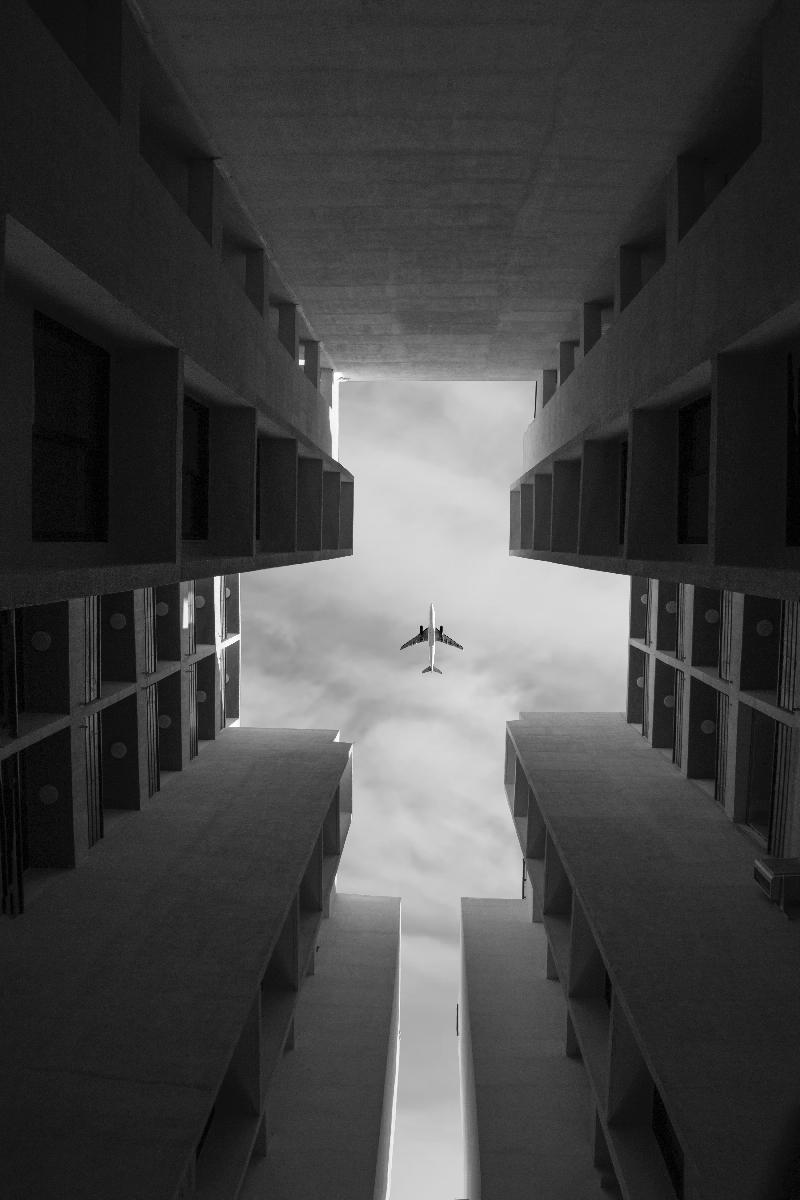
#> input picture airplane.jpg, 800 x 1200 px
$ jupyter execute 'V19 - Fourier Filters.ipynb'   (shell and % lines are left out)
#> lines starting #> are read from the running program, lines starting #| are printed output that depends on the picture; after the words box and inside, x2 and y2 are one past the last pixel; in counts of white or black regions, pixels touching at a corner belong together
[cell 1]
import numpy as np
from matplotlib import pyplot as plt
from skimage.io import imread,imshow,imsave

[cell 2]
from numpy.fft import fft,ifft,fft2,ifft2,fftshift,ifftshift

def fourier2(im):
    return fftshift(fft2(im))

def ifourier2(f):
    return ifft2(ifftshift(f)).real

def fourier(s):
    return fftshift(fft(s))

def ifourier(f):
    return ifft(ifftshift(f)).real

def ampl(f):
    return np.sqrt(f.real**2 + f.imag**2)

def phase(f):
    return np.arctan2(f.imag, f.real)

[cell 3]
im = imread('airplane.jpg')
#> im is the input picture: shape (1200, 800); min 0, max 255, mean 68.1

f = fourier2(im)
a = ampl(f)
p = phase(f)
#> in phase, `return np.arctan2(f.imag, f.real)`:
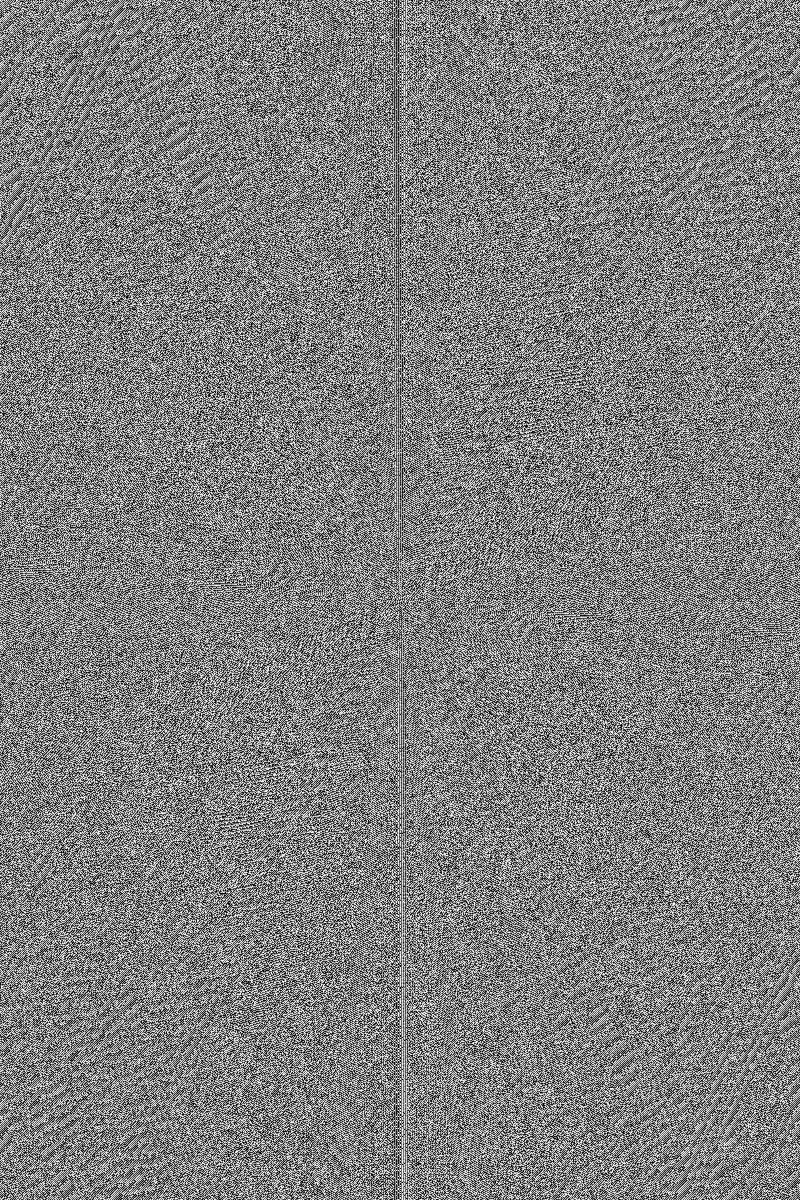
#> returned value: shape (1200, 800) float64; min -3.14, max 3.14, mean 3.27e-06; drawn with min black and max white
plt.figure()
plt.subplot(1,3,1)
plt.imshow(im, cmap=plt.cm.gray, vmin=0, vmax=255, interpolation='none')
plt.title('Original')
plt.axis('off')
plt.subplot(1,3,2)
plt.imshow(np.log(ampl(f)), interpolation='none', cmap='viridis')
plt.title('Fourier amplitude')
plt.axis('off')
plt.subplot(1,3,3)
plt.imshow(p, interpolation='none', cmap='viridis')
plt.title('Phase')
plt.axis('off')
plt.show()
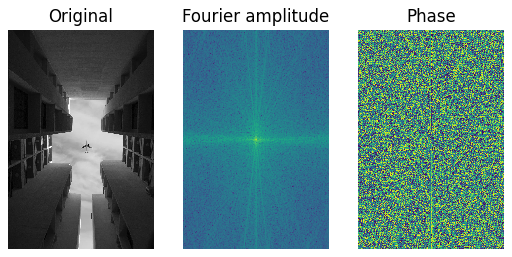
#> figure drawn by matplotlib, 3 panels

[cell 4]
from skimage.morphology import disk
from skimage.filters import gaussian

# Fourier mask
dsize = 30
mask = np.ones(im.shape)
#mask[mask.shape[0]//2-dsize:mask.shape[0]//2+dsize+1,mask.shape[1]//2-dsize:mask.shape[1]//2+dsize+1] = 1-disk(dsize)
mask[400:450,250:300] *= 100
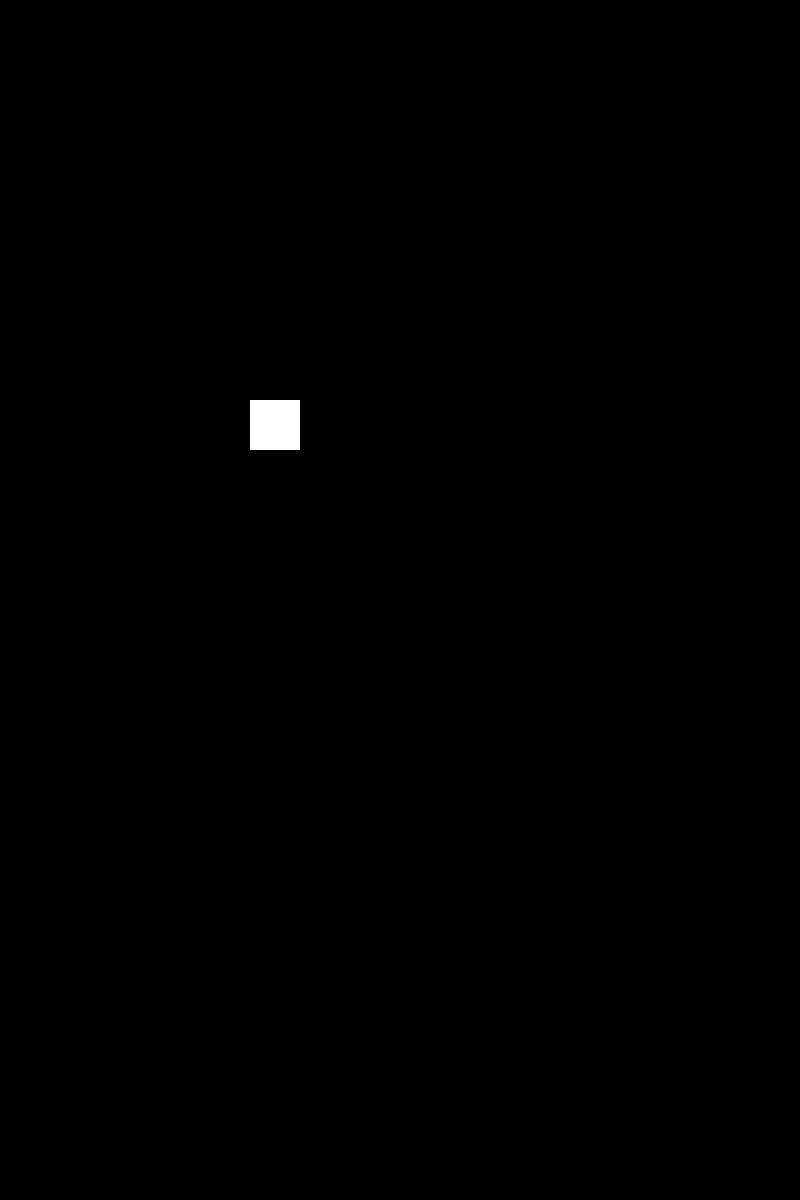
#> mask: shape (1200, 800) float64; values 1 (black) and 100 (white), 0.26% white; 1 white region, box (x1, y1, x2, y2) and area: (250, 400, 300, 450) 2500
f2 = f*mask

r = ifourier2(f2)
#> in ifourier2, `return ifft2(ifftshift(f)).real`:
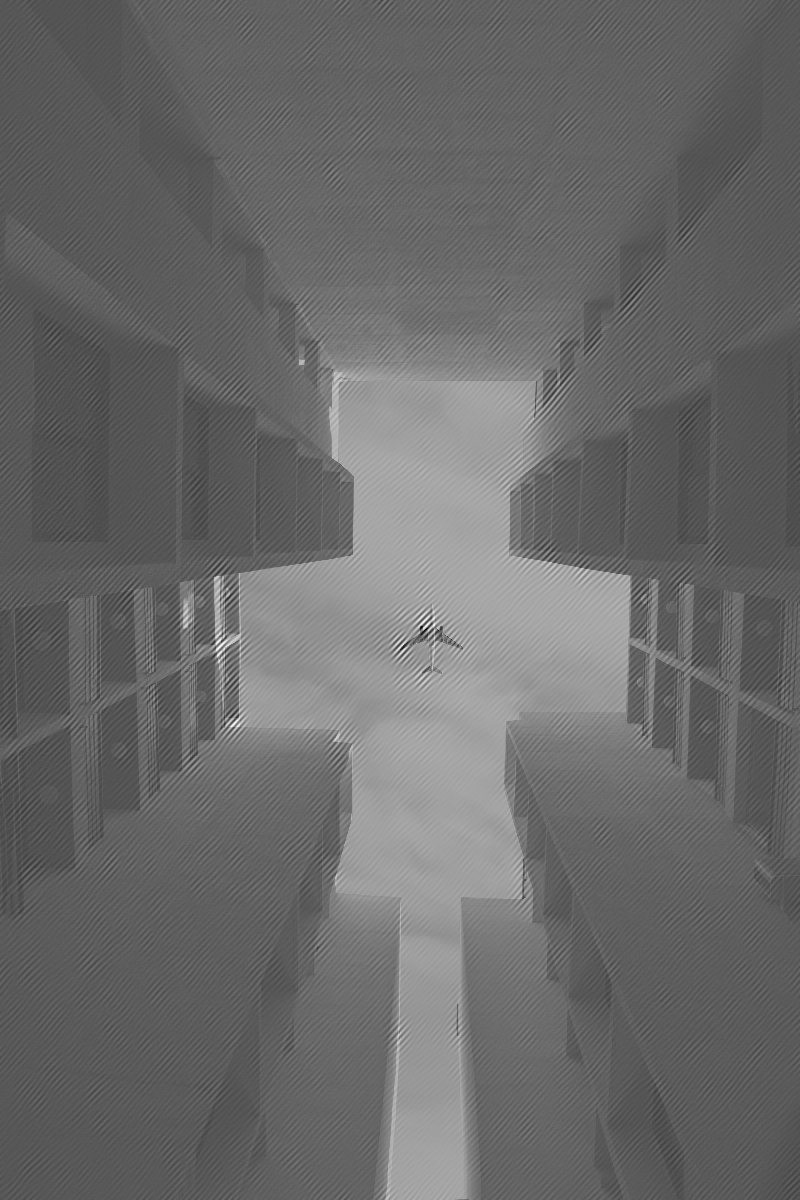
#> returned value: shape (1200, 800) float64; min -183.8, max 422.8, mean 68.1; drawn with min black and max white

plt.figure()
plt.subplot(1,3,1)
plt.imshow(im, cmap=plt.cm.gray, vmin=0, vmax=255, interpolation='none')
plt.title('Original')
plt.axis('off')
plt.subplot(1,3,2)
plt.imshow(np.log(ampl(f2)+1), interpolation='none', cmap='viridis')
plt.title('Fourier amplitude')
plt.axis('off')
plt.subplot(1,3,3)
plt.imshow(np.abs(r), interpolation='none', cmap=plt.cm.gray)
plt.title('Output')
plt.axis('off')
plt.show()
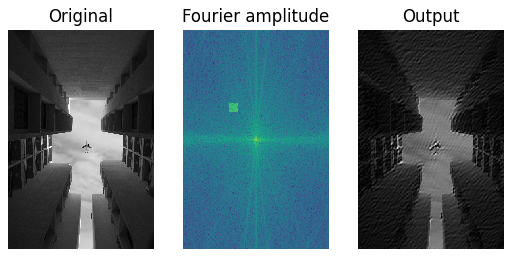
#> figure drawn by matplotlib, 3 panels

$ run again, with astronaut_noisy.jpg copied over airplane.jpg
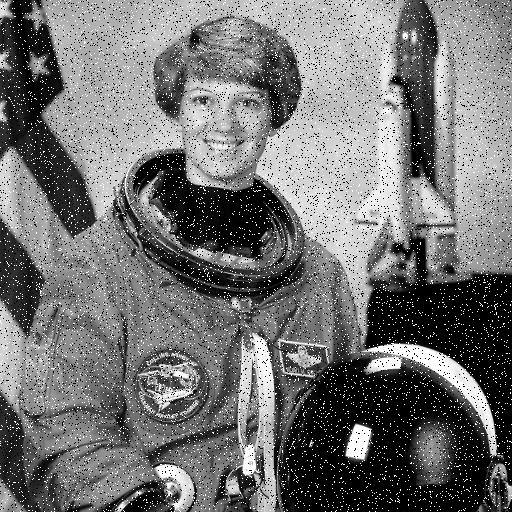
#> input picture astronaut_noisy.jpg, 512 x 512 px
#> im is the input picture: shape (512, 512); min 0, max 255, mean 114.6
#> `mask[400:450,250:300] *= 100`:
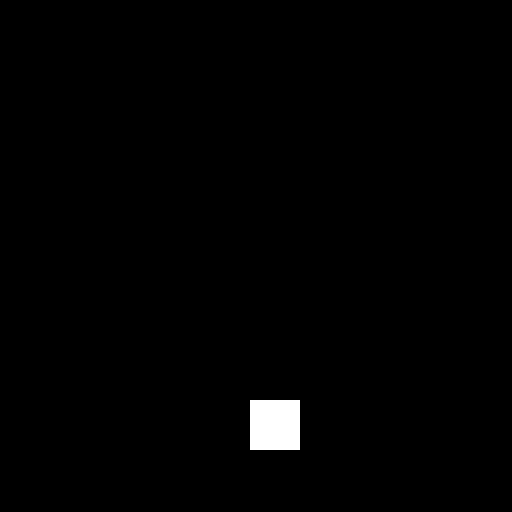
#> mask: shape (512, 512) float64; values 1 (black) and 100 (white), 0.95% white; 1 white region, box (x1, y1, x2, y2) and area: (250, 400, 300, 450) 2500
#> `plt.show()`:
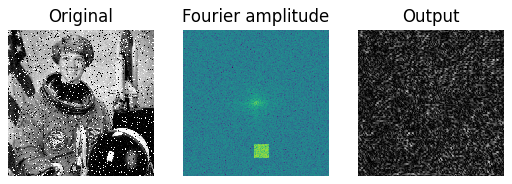
#> figure drawn by matplotlib, 3 panels
